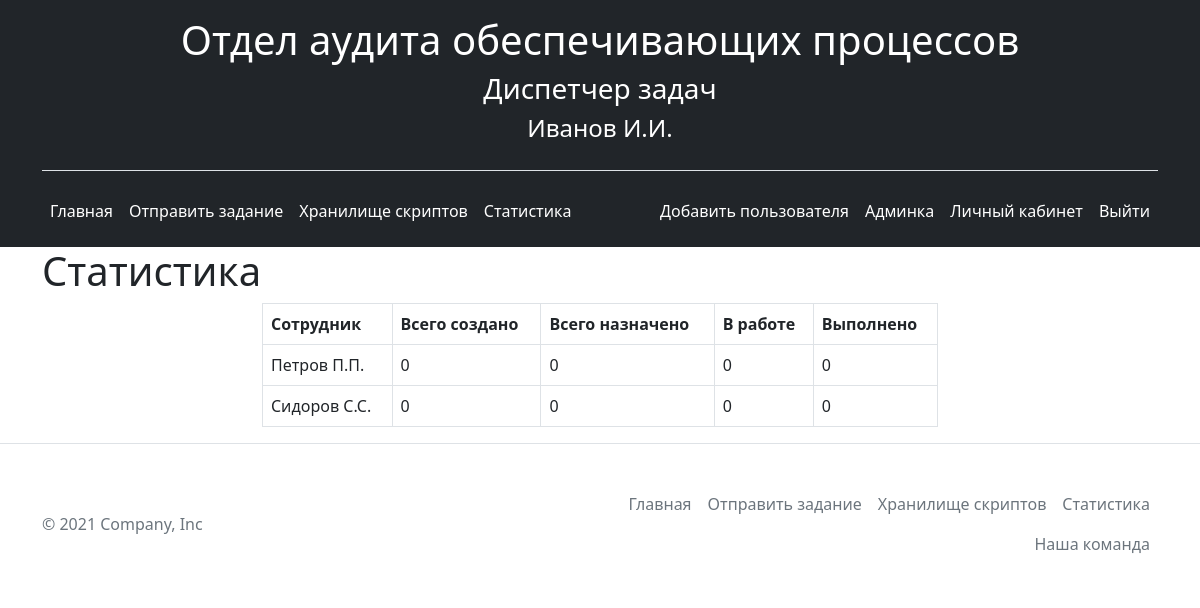
Page /statistics (signed in) on the earlier database version.
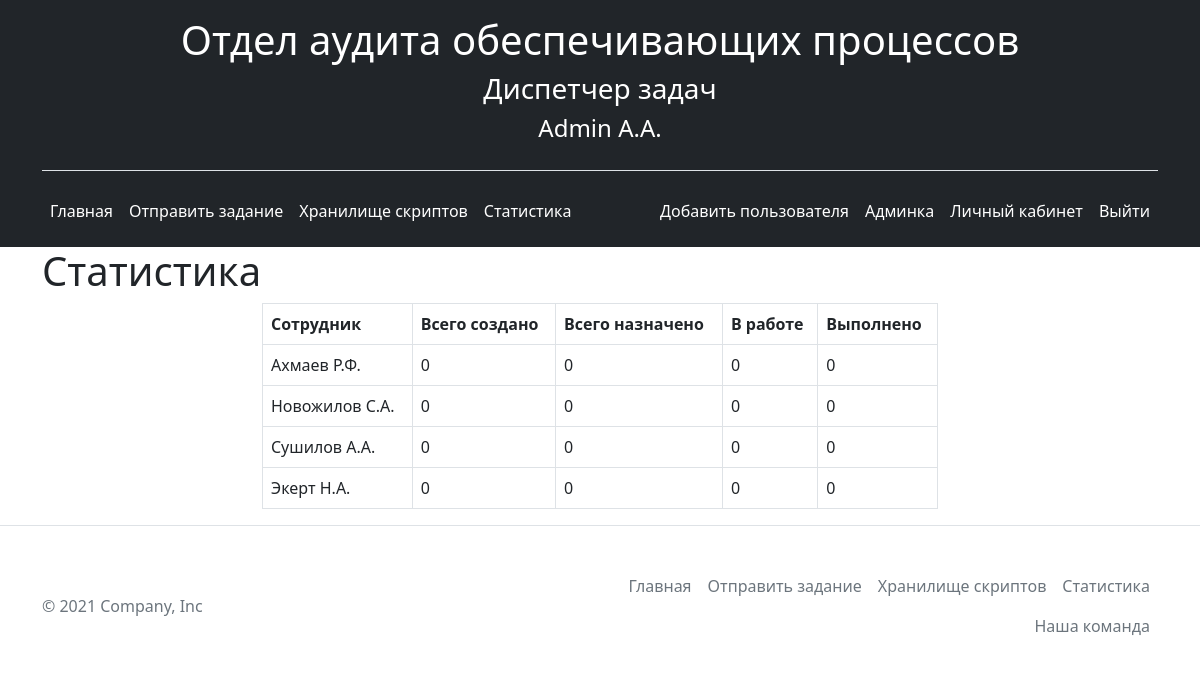
Same page on the later database version.
### app.py (models this page shows, shortened)
class User(db.Model, UserMixin):
    __tablename__ = 'user'
    id = db.Column(db.Integer, primary_key=True)
    login = db.Column(db.String(20), unique=True, nullable=False)
    fio = db.Column(db.String(20), nullable=False)
    password = db.Column(db.String(1255), nullable=False)
    role_id = db.Column(db.Integer, db.ForeignKey('role.id'), nullable=False, default='1')
    role = db.relationship('Role', foreign_keys=[role_id])

### app.py (the view)
@app.route('/statistics')
@login_required
def statistics():
    create = db.session.query(User.fio, func.count(Task.user))\
        .outerjoin(Task, User.id == Task.user_id)\
        .group_by(User.id)\
        .order_by(User.fio)\
        .all()
    set = db.session.query(User.fio, func.count(Task.to_user))\
        .outerjoin(Task, User.id == Task.to_user_id)\
        .group_by(User.id)\
        .order_by(User.fio)\
        .all()
    inwork = db.session.query(User.fio, func.count(Task.status_id).filter(Task.status_id=='2'))\
        .outerjoin(Task, User.id==Task.to_user_id)\
        .group_by(User.fio) \
        .order_by(User.fio) \
        .all()
    done = db.session.query(User.fio, func.count(Task.status_id).filter(Task.status_id == '3')) \
        .outerjoin(Task, User.id == Task.to_user_id) \
        .group_by(User.fio) \
        .order_by(User.fio) \
        .all()
    return render_template("statistics.html", create=create, set=set, inwork=inwork, done=done)

### app.py (called while the page is built)
@login_manager.user_loader
def load_user(user_id):
    return User.query.get(user_id)

### templates/statistics.html (shortened to what this page needs)
{% extends 'base.html' %}
{% block body %}
<div class="container">
    <h1>Статистика</h1>
</div>
<div class="statistic-table container">
    <table class="table table-striped table-hover table-bordered" id="example">
    <thead>
            <th scope="col" class="">Сотрудник</th>
            <th scope="col" class="">Всего создано</th>
            <th scope="col" class="">Всего назначено</th>
            <th scope="col" class="">В работе</th>
            <th scope="col" class="">Выполнено</th>
    </thead>
    <tbody>
        {% for el in range(1, create|length) %}
            <tr>
                <td>{{ create[el][0] }}</td>
                <td>{{ create[el][1] }}</td>
                <td>{{ set[el][1]}}</td>
                <td>{{ inwork[el][1]}}</td>
                <td>{{ done[el][1]}}</td>
            </tr>
        {% endfor %}
    </tbody>
</table>
</div>
{% endblock %}

### templates/base.html (shortened to what this page needs)
<!doctype html>
<html lang="en">
<head>
    <link rel="stylesheet" href="{{ url_for('static', filename='css/bootstrap.min.css') }}">
    <link rel="stylesheet" href="{{ url_for('static', filename='css/main.css') }}">
	<link rel="stylesheet" type="text/css" href="{{ url_for('static', filename='DataTables/datatables.min.css') }}"/>
</head>
<body>
    <header class="p-3 bg-dark text-white">
        <div class="container">
            <div class="header-logo border-bottom">
                <h1>Отдел аудита обеспечивающих процессов</h1>
                <h3>Диспетчер задач</h3>
                <h4>{{ current_user.fio }}</h4>
            </div>
          <div class="d-flex flex-wrap align-items-center justify-content-center justify-content-lg-start">
            <ul class="nav col-12 col-lg-auto me-lg-auto mb-2 justify-content-center mb-md-0">
              <li><a href="/" class="nav-link px-2 text-white">Главная</font></a></li>
              <li><a href="/taskadd" class="nav-link px-2 text-white"><font style="vertical-align: inherit;">Отправить задание</font></a></li>
              <li><a href="/storagescripts" class="nav-link px-2 text-white"><font style="vertical-align: inherit;">Хранилище скриптов</font></a></li>
              <li><a href="/statistics" class="nav-link px-2 text-white"><font style="vertical-align: inherit;">Статистика</font></a></li>
            </ul>
            <div class="d-flex text-end">
                {% if current_user.role.name == 'Admin' %}
                    <a href="/register" class="nav-link px-2 text-white"><font style="vertical-align: inherit;">Добавить пользователя</font></a>
                {% endif %}
                {% if current_user.login %}
                    <a href="/admin_panel" class="nav-link px-2 text-white"><font style="vertical-align: inherit;">Админка</font></a>
                    <a href="/user/{{ current_user.login }}/{{ current_user.id}}" class="nav-link px-2 text-white"><font style="vertical-align: inherit;">Личный кабинет</font></a>
                    <a href="/logout" class="nav-link px-2 text-white"><font style="vertical-align: inherit;">Выйти</font></a>
                {% else %}
                    <a href="/login" class="nav-link px-2 text-white"><font style="vertical-align: inherit;">Авторизоваться</font></a>
                {% endif %}
            </div>
          </div>
        </div>
    </header>
    {% block body %}{% endblock %}
    <footer class="border-top">
        <div class="container d-flex flex-wrap justify-content-between align-items-center py-3 my-4 ">
        <p class="col-md-4 mb-0 text-muted">© 2021 Company, Inc</p>
        <ul class="nav col-md-6 justify-content-end">
            <li class="nav-item"><a href="/" class="nav-link px-2 text-muted">Главная</a></li>
            <li class="nav-item"><a href="/taskadd" class="nav-link px-2 text-muted">Отправить задание</a></li>
            <li class="nav-item"><a href="/storagescripts" class="nav-link px-2 text-muted">Хранилище скриптов</a></li>
            <li class="nav-item"><a href="/statistics" class="nav-link px-2 text-muted">Статистика</a></li>
            <li class="nav-item"><a href="/about" class="nav-link px-2 text-muted">Наша команда</a></li>
        </ul>
              </div>
  </footer>
</body>
</html>

Differences in the rows shown:
changed User: fio "Иванов И.И." → "Admin A.A."
added User: fio "Ахмаев Р.Ф."
added User: fio "Сушилов А.А."
Other differences:
new list line: "0 0 0 0"
new list line: "Новожилов С.А."
new list line: "Экерт Н.А."
list line gone: "Петров П.П."
list line gone: "0 0 0 0"
list line gone: "Сидоров С.С."
